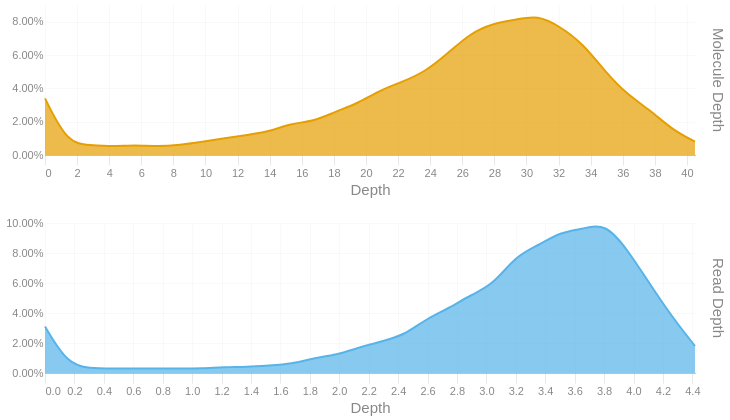

Notebook source saved alongside this figure:
### Code cell
readdep = depth_hist(tb['Read Depth'], q99, 3)
readdep = readdep.with_columns(pl.lit('Read Depth').alias('Metric'))
if not SKIPLR:
    moldep = depth_hist(tb['Molecule Depth'], mol_q99, 1)
    moldep = moldep.with_columns(pl.lit('Molecule Depth').alias('Metric'))
    _hist = pl.concat([readdep, moldep])
    _hist = _hist.filter(pl.col('Proportion') != 0)
    with SafeRender(_hist):
        (
            alt.Chart(_hist)        
            .mark_area(interpolate = "basis")
            .encode(
                x=alt.X('Bin:Q').scale(domainMin=0).axis(alt.Axis(title='Depth')),
                y = alt.Y('Proportion:Q', title = None).axis(format = '.2%'),
                color = alt.Color('Metric:N').legend(None),
                row = alt.Row("Metric:N").header(title = None, labelOrient = 'right'),
                tooltip = [
                    alt.Tooltip("Metric:N", title = "Metric"),
                    alt.Tooltip('Interval:N', title = "Depth Interval"),
                    alt.Tooltip('Proportion:Q', title = "% Alignments").format('.2%')
                ]
            )
            .resolve_scale(x='independent', y='independent')
            .properties(
                height = 150, width = 650,
                usermeta={'embedOptions': {'downloadFileName': f'{samplename}.depth.hist'}}
            )
        ).display()
else:
    readdep = readdep.filter(pl.col('Proportion') != 0)
    with SafeRender(readdep):
        (
            alt.Chart(readdep)        
            .mark_area(interpolate = "basis")
            .encode(
                x=alt.X('Bin:Q').scale(domainMin=0).axis(alt.Axis(title='Depth')),
                y = alt.Y('Proportion:Q', title = None).axis(format = '.2%'),
                tooltip = [
                    alt.Tooltip('Interval:N', title = "Depth Interval"),
                    alt.Tooltip('Proportion:Q', title = "% Alignments").format('.2%')
                ]
            )
            .properties(
                usermeta={'embedOptions': {'downloadFileName': f'{samplename}.depth.hist'}}
            )
        ).display()

### Figure 1 — Vega-Lite specification as saved in the notebook (floating-point values rounded to 4 significant figures)
{"width": 650, "height": 150, "config": {"title": {"anchor": "start", "dy": -15, "fontSize": 18, "color": "#888888", "subtitleColor": "#888888", "subtitleFontSize": 14}, "arc": {"fill": "#0072B2"}, "axis": {"domainColor": "#888888", "domainWidth": 0.5, "gridWidth": 0.2, "grid": false, "titleFontWeight": 400, "titleFontSize": 15, "labelFontSize": 11, "labelColor": "#888888", "tickColor": "#888888", "tickWidth": 0.2, "titleColor": "#888888"}, "axisBand": {"grid": false}, "axisX": {"grid": true, "tickSize": 10, "domainCap": "round"}, "axisY": {"domain": false, "grid": true, "tickSize": 0, "domainCap": "round"}, "background": "transparent", "header": {"labelFontSize": 15, "labelColor": "#888888", "titleFontSize": 15, "titleFontWeight": 600, "titleColor": "#888888"}, "legend": {"labelFont": "sans-serif", "labelFontSize": 12, "labelColor": "#888888", "symbolSize": 100, "symbolType": "circle", "titleFontSize": 12, "titlePadding": 10, "titleColor": "#888888", "title": null}, "range": {"category": ["#E69F00", "#56B4E9", "#009E73", "#F0E442", "#0072B2", "#D55E00", "#CC79A7", "#000000"], "diverging": ["#cfe8f3", "#a2d4ec", "#73bfe2", "#46abdb", "#1696d2", "#12719e"]}, "area": {"fill": "#0072B2", "fillOpacity": 0.7, "line": true, "strokeOpacity": 0.7}, "line": {"color": "#0072B2", "stroke": "#0072B2", "strokeWidth": 2}, "trail": {"color": "#0072B2", "stroke": "#0072B2", "strokeWidth": 0, "size": 1}, "point": {"filled": true, "fillOpacity": 1.0, "size": 95}, "text": {"color": "#888888", "fontSize": 11, "align": "right", "fontWeight": 400, "size": 11}, "bar": {"fill": "#0072B2", "stroke": null}, "view": {"stroke": null, "continuousWidth": 660, "continuousHeight": 400}}, "data": {"name": "data-0337194edfb202cf952565581ad8f57e"}, "mark": {"type": "area", "interpolate": "basis"}, "encoding": {"color": {"field": "Metric", "legend": null, "type": "nominal"}, "row": {"field": "Metric", "header": {"title": null, "labelOrient": "right"}, "type": "nominal"}, "tooltip": [{"field": "Metric", "title": "Metric", "type": "nominal"}, {"field": "Interval", "title": "Depth Interval", "type": "nominal"}, {"field": "Proportion", "format": ".2%", "title": "% Alignments", "type": "quantitative"}], "x": {"axis": {"title": "Depth"}, "field": "Bin", "scale": {"domainMin": 0}, "type": "quantitative"}, "y": {"axis": {"format": ".2%"}, "field": "Proportion", "title": null, "type": "quantitative"}}, "resolve": {"scale": {"x": "independent", "y": "independent"}}, "usermeta": {"embedOptions": {"downloadFileName": "S6_LaHave_3618.depth.hist"}}, "$schema": "https://vega.github.io/schema/vega-lite/v6.1.0.json", "datasets": {"data-0337194edfb202cf952565581ad8f57e": [{"Bin": 0.0, "Interval": "0.0-0.152", "Proportion": 0.031, "Metric": "Read Depth"}, {"Bin": 0.152, "Interval": "0.152-0.305", "Proportion": 0.006, "Metric": "Read Depth"}, {"Bin": 0.305, "Interval": "0.305-0.457", "Proportion": 0.003, "Metric": "Read Depth"}, {"Bin": 0.457, "Interval": "0.457-0.609", "Proportion": 0.003, "Metric": "Read Depth"}, {"Bin": 0.609, "Interval": "0.609-0.762", "Proportion": 0.003, "Metric": "Read Depth"}, {"Bin": 0.762, "Interval": "0.762-0.914", "Proportion": 0.003, "Metric": "Read Depth"}, {"Bin": 0.914, "Interval": "0.914-1.066", "Proportion": 0.003, "Metric": "Read Depth"}, {"Bin": 1.066, "Interval": "1.066-1.219", "Proportion": 0.003, "Metric": "Read Depth"}, {"Bin": 1.219, "Interval": "1.219-1.371", "Proportion": 0.004, "Metric": "Read Depth"}, {"Bin": 1.371, "Interval": "1.371-1.523", "Proportion": 0.004, "Metric": "Read Depth"}, {"Bin": 1.523, "Interval": "1.523-1.676", "Proportion": 0.005, "Metric": "Read Depth"}, {"Bin": 1.676, "Interval": "1.676-1.828", "Proportion": 0.006, "Metric": "Read Depth"}, {"Bin": 1.828, "Interval": "1.828-1.98", "Proportion": 0.01, "Metric": "Read Depth"}, {"Bin": 1.98, "Interval": "1.98-2.133", "Proportion": 0.012, "Metric": "Read Depth"}, {"Bin": 2.133, "Interval": "2.133-2.285", "Proportion": 0.017, "Metric": "Read Depth"}, {"Bin": 2.285, "Interval": "2.285-2.437", "Proportion": 0.021, "Metric": "Read Depth"}, {"Bin": 2.437, "Interval": "2.437-2.59", "Proportion": 0.025, "Metric": "Read Depth"}, {"Bin": 2.59, "Interval": "2.59-2.742", "Proportion": 0.036, "Metric": "Read Depth"}, {"Bin": 2.742, "Interval": "2.742-2.894", "Proportion": 0.043, "Metric": "Read Depth"}, {"Bin": 2.894, "Interval": "2.894-3.047", "Proportion": 0.052, "Metric": "Read Depth"}, {"Bin": 3.047, "Interval": "3.047-3.199", "Proportion": 0.059, "Metric": "Read Depth"}, {"Bin": 3.199, "Interval": "3.199-3.351", "Proportion": 0.078, "Metric": "Read Depth"}, {"Bin": 3.351, "Interval": "3.351-3.504", "Proportion": 0.085, "Metric": "Read Depth"}, {"Bin": 3.504, "Interval": "3.504-3.656", "Proportion": 0.094, "Metric": "Read Depth"}, {"Bin": 3.656, "Interval": "3.656-3.808", "Proportion": 0.096, "Metric": "Read Depth"}, {"Bin": 3.808, "Interval": "3.808-3.961", "Proportion": 0.1, "Metric": "Read Depth"}, {"Bin": 3.961, "Interval": "3.961-4.113", "Proportion": 0.082, "Metric": "Read Depth"}, {"Bin": 4.113, "Interval": "4.113-4.265", "Proportion": 0.059, "Metric": "Read Depth"}, {"Bin": 4.265, "Interval": "4.265-4.418", "Proportion": 0.037, "Metric": "Read Depth"}, {"Bin": 4.418, "Interval": "4.418-4.57", "Proportion": 0.018, "Metric": "Read Depth"}, {"Bin": 0.0, "Interval": "0.0-1.4", "Proportion": 0.034, "Metric": "Molecule Depth"}, {"Bin": 1.4, "Interval": "1.4-2.8", "Proportion": 0.007, "Metric": "Molecule Depth"}, {"Bin": 2.8, "Interval": "2.8-4.2", "Proportion": 0.006, "Metric": "Molecule Depth"}, {"Bin": 4.2, "Interval": "4.2-5.6", "Proportion": 0.005, "Metric": "Molecule Depth"}, {"Bin": 5.6, "Interval": "5.6-7.0", "Proportion": 0.006, "Metric": "Molecule Depth"}, {"Bin": 7.0, "Interval": "7.0-8.4", "Proportion": 0.005, "Metric": "Molecule Depth"}, {"Bin": 8.4, "Interval": "8.4-9.8", "Proportion": 0.006, "Metric": "Molecule Depth"}, {"Bin": 9.8, "Interval": "9.8-11.2", "Proportion": 0.008, "Metric": "Molecule Depth"}, {"Bin": 11.2, "Interval": "11.2-12.6", "Proportion": 0.01, "Metric": "Molecule Depth"}, {"Bin": 12.6, "Interval": "12.6-14.0", "Proportion": 0.012, "Metric": "Molecule Depth"}, {"Bin": 14.0, "Interval": "14.0-15.3", "Proportion": 0.014, "Metric": "Molecule Depth"}, {"Bin": 15.3, "Interval": "15.3-16.7", "Proportion": 0.019, "Metric": "Molecule Depth"}, {"Bin": 16.7, "Interval": "16.7-18.1", "Proportion": 0.02, "Metric": "Molecule Depth"}, {"Bin": 18.1, "Interval": "18.1-19.5", "Proportion": 0.026, "Metric": "Molecule Depth"}, {"Bin": 19.5, "Interval": "19.5-20.9", "Proportion": 0.031, "Metric": "Molecule Depth"}, {"Bin": 20.9, "Interval": "20.9-22.3", "Proportion": 0.039, "Metric": "Molecule Depth"}, {"Bin": 22.3, "Interval": "22.3-23.7", "Proportion": 0.044, "Metric": "Molecule Depth"}, {"Bin": 23.7, "Interval": "23.7-25.1", "Proportion": 0.05, "Metric": "Molecule Depth"}, {"Bin": 25.1, "Interval": "25.1-26.5", "Proportion": 0.061, "Metric": "Molecule Depth"}, {"Bin": 26.5, "Interval": "26.5-27.9", "Proportion": 0.073, "Metric": "Molecule Depth"}, {"Bin": 27.9, "Interval": "27.9-29.3", "Proportion": 0.079, "Metric": "Molecule Depth"}, {"Bin": 29.3, "Interval": "29.3-30.7", "Proportion": 0.081, "Metric": "Molecule Depth"}, {"Bin": 30.7, "Interval": "30.7-32.1", "Proportion": 0.084, "Metric": "Molecule Depth"}, {"Bin": 32.1, "Interval": "32.1-33.5", "Proportion": 0.077, "Metric": "Molecule Depth"}, {"Bin": 33.5, "Interval": "33.5-34.9", "Proportion": 0.067, "Metric": "Molecule Depth"}, {"Bin": 34.9, "Interval": "34.9-36.3", "Proportion": 0.05, "Metric": "Molecule Depth"}, {"Bin": 36.3, "Interval": "36.3-37.7", "Proportion": 0.036, "Metric": "Molecule Depth"}, {"Bin": 37.7, "Interval": "37.7-39.1", "Proportion": 0.027, "Metric": "Molecule Depth"}, {"Bin": 39.1, "Interval": "39.1-40.5", "Proportion": 0.015, "Metric": "Molecule Depth"}, {"Bin": 40.5, "Interval": "40.5-41.85", "Proportion": 0.008, "Metric": "Molecule Depth"}]}}
